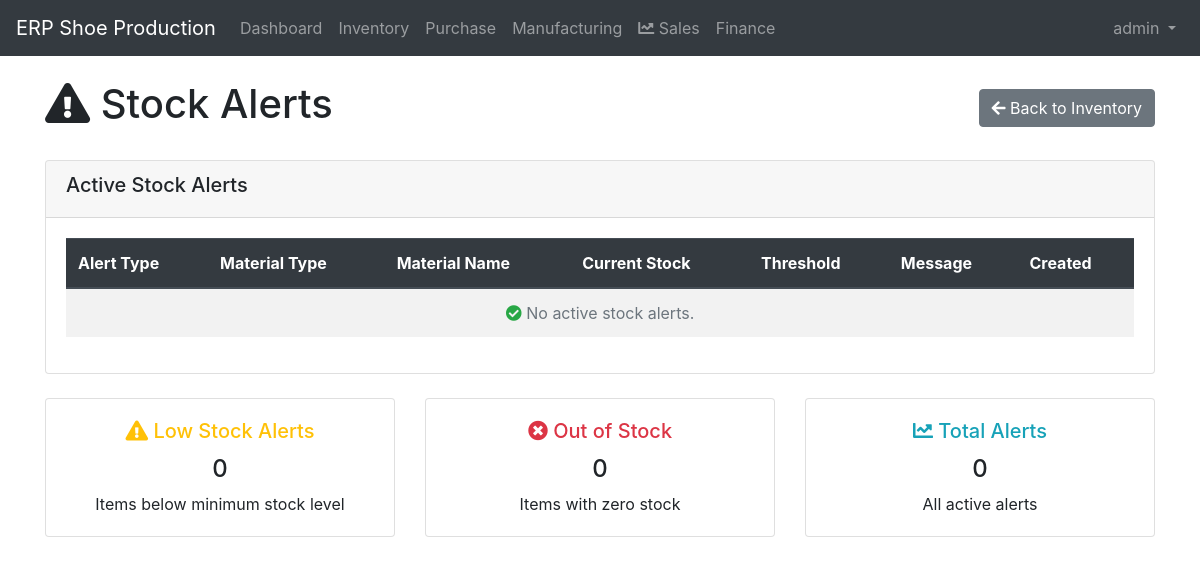
The page /inventory/stock-alerts/ (signed in) on the database as committed earlier.
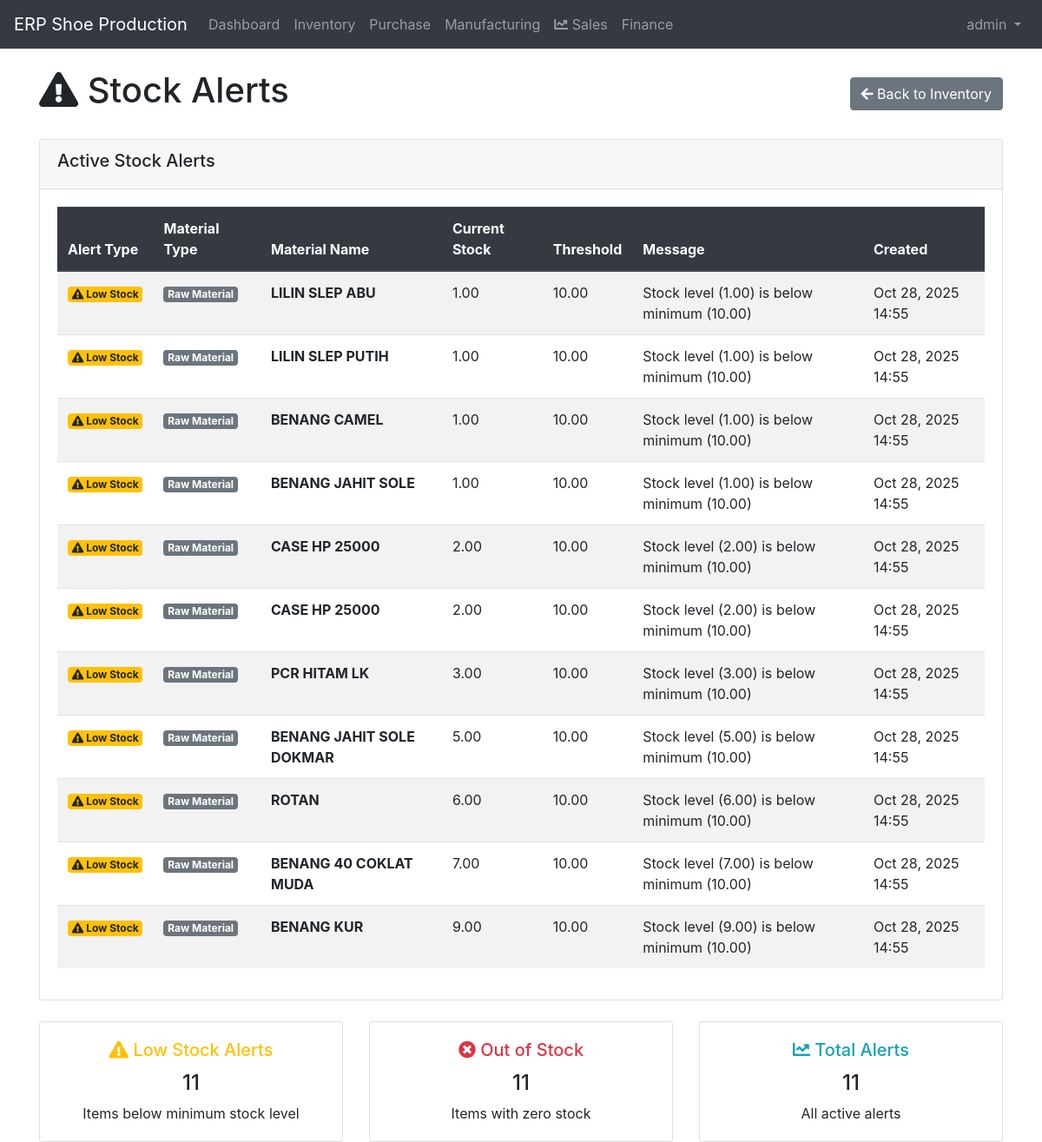
The same page on the database as committed later.
### inventory/models.py (models this page shows, shortened)
class RawMaterial(models.Model):
    UNIT_CHOICES = [
        ('kg', 'Kilogram'),
        ('m', 'Meter'),
        ('pcs', 'Pieces'),
        ('roll', 'Roll'),
        ('sheet', 'Sheet'),
    ]
    code = models.CharField(max_length=20, unique=True)
    name = models.CharField(max_length=200)
    category = models.ForeignKey(MaterialCategory, on_delete=models.CASCADE)
    unit = models.CharField(max_length=10, choices=UNIT_CHOICES)
    description = models.TextField(blank=True)
    minimum_stock = models.DecimalField(max_digits=10, decimal_places=2, default=0)
    current_stock = models.DecimalField(max_digits=10, decimal_places=2, default=0)
    unit_price = models.DecimalField(max_digits=10, decimal_places=2, default=0)
    is_active = models.BooleanField(default=True)
    created_at = models.DateTimeField(auto_now_add=True)
    updated_at = models.DateTimeField(auto_now=True)

### inventory/views.py (the view, shortened to what this page needs)
# urls.py: path('stock-alerts/', views.stock_alert_list, name='stock_alert_list'),
@login_required
def stock_alert_list(request):
    alerts = []
    low_stock_raw = RawMaterial.objects.filter(
        is_active=True,
        current_stock__lte=F('minimum_stock')
    ).order_by('current_stock')
    for material in low_stock_raw:
        alert_type = 'out_of_stock' if material.current_stock <= 0 else 'low_stock'
        message = f"Stock level ({material.current_stock}) is below minimum ({material.minimum_stock})"
        alerts.append({
            'alert_type': alert_type,
            'material_type': 'raw',
            'material_id': material.id,
            'material_name': material.name,
            'current_stock': material.current_stock,
            'threshold': material.minimum_stock,
            'message': message,
            'created_at': material.updated_at,  # Use updated_at as created_at for dynamic alerts
        })
    low_stock_finished = FinishedProduct.objects.filter(
        is_active=True,
        current_stock__lte=F('minimum_stock')
    ).order_by('current_stock')
    alerts.sort(key=lambda x: x['current_stock'])
    paginator = Paginator(alerts, 15)
    page_number = request.GET.get('page')
    page_obj = paginator.get_page(page_number)
    context = {
        'page_obj': page_obj,
        'title': 'Stock Alerts'
    }
    return render(request, 'inventory/stock_alert_list.html', context)

### templates/inventory/stock_alert_list.html (shortened to what the changed rows need)
{% extends 'base.html' %}
{% load bootstrap4 %}
{% block content %}
<div class="row">
    <div class="col-12">
        <div class="d-flex justify-content-between align-items-center mb-4">
            <h1><i class="fas fa-exclamation-triangle"></i> Stock Alerts</h1>
        </div>
    </div>
</div>
<div class="row">
    <div class="col-12">
        <div class="card">
            <div class="card-body">
                <div class="table-responsive">
                    <table class="table table-striped table-hover">
                        <thead class="thead-dark">
                            <tr>
                                <th>Alert Type</th>
                                <th>Material Type</th>
                                <th>Material Name</th>
                                <th>Current Stock</th>
                                <th>Threshold</th>
                                <th>Message</th>
                                <th>Created</th>
                            </tr>
                        </thead>
                        <tbody>
                            {% for alert in page_obj %}
                            <tr>
                                <td>
                                    {% if alert.alert_type == 'low_stock' %}
                                        <span class="badge badge-warning">
                                            <i class="fas fa-exclamation-triangle"></i> Low Stock
                                        </span>
                                    {% elif alert.alert_type == 'out_of_stock' %}
                                        <span class="badge badge-danger">
                                            <i class="fas fa-times-circle"></i> Out of Stock
                                        </span>
                                    {% else %}
                                        <span class="badge badge-info">
                                            <i class="fas fa-info-circle"></i> {{ alert.alert_type|title }}
                                        </span>
                                    {% endif %}
                                </td>
                                <td>
                                    {% if alert.material_type == 'raw' %}
                                        <span class="badge badge-secondary">Raw Material</span>
                                    {% else %}
                                        <span class="badge badge-primary">Finished Product</span>
                                    {% endif %}
                                </td>
                                <td><strong>{{ alert.material_name }}</strong></td>
                                <td>
                                    {% if alert.current_stock <= 0 %}
                                        <span class="text-danger font-weight-bold">{{ alert.current_stock }}</span>
                                    {% else %}
                                        {{ alert.current_stock }}
                                    {% endif %}
                                </td>
                                <td>{{ alert.threshold }}</td>
                                <td>{{ alert.message }}</td>
                                <td>{{ alert.created_at|date:"M d, Y H:i" }}</td>
                            </tr>
                            {% empty %}
                            <tr>
                                <td colspan="7" class="text-center text-muted">
                                    <i class="fas fa-check-circle text-success"></i> No active stock alerts.
                                </td>
                            </tr>
                            {% endfor %}
                        </tbody>
                    </table>
                </div>
            </div>
        </div>
    </div>
</div>
<div class="row mt-4">
    <div class="col-md-4">
        <div class="card text-center">
            <div class="card-body">
                <h5 class="card-title text-warning">
                    <i class="fas fa-exclamation-triangle"></i> Low Stock Alerts
                </h5>
                <p class="card-text h4">{{ page_obj|length }}</p>
                <p class="card-text">Items below minimum stock level</p>
            </div>
        </div>
    </div>
    <div class="col-md-4">
        <div class="card text-center">
            <div class="card-body">
                <h5 class="card-title text-danger">
                    <i class="fas fa-times-circle"></i> Out of Stock
                </h5>
                <p class="card-text h4">{{ page_obj|length }}</p>
                <p class="card-text">Items with zero stock</p>
            </div>
        </div>
    </div>
    <div class="col-md-4">
        <div class="card text-center">
            <div class="card-body">
                <h5 class="card-title text-info">
                    <i class="fas fa-chart-line"></i> Total Alerts
                </h5>
                <p class="card-text h4">{{ page_obj.paginator.count }}</p>
                <p class="card-text">All active alerts</p>
            </div>
        </div>
    </div>
</div>
{% endblock %}

Rows that differ between the two databases and show on the page:
added RawMaterial: material_name "LILIN SLEP ABU", current_stock "1.00", threshold "10.00", created_at "Oct 28, 2025 14:55"
added RawMaterial: material_name "LILIN SLEP PUTIH", current_stock "1.00", threshold "10.00", created_at "Oct 28, 2025 14:55"
added RawMaterial: material_name "BENANG CAMEL", current_stock "1.00", threshold "10.00", created_at "Oct 28, 2025 14:55"
added RawMaterial: material_name "BENANG JAHIT SOLE", current_stock "1.00", threshold "10.00", created_at "Oct 28, 2025 14:55"
added RawMaterial: material_name "CASE HP 25000", current_stock "2.00", threshold "10.00", created_at "Oct 28, 2025 14:55"
added RawMaterial: material_name "CASE HP 25000", current_stock "2.00", threshold "10.00", created_at "Oct 28, 2025 14:55"
added RawMaterial: material_name "PCR HITAM LK", current_stock "3.00", threshold "10.00", created_at "Oct 28, 2025 14:55"
added RawMaterial: material_name "BENANG JAHIT SOLE DOKMAR", current_stock "5.00", threshold "10.00", created_at "Oct 28, 2025 14:55"
added RawMaterial: material_name "ROTAN", current_stock "6.00", threshold "10.00", created_at "Oct 28, 2025 14:55"
added RawMaterial: material_name "BENANG 40 COKLAT MUDA", current_stock "7.00", threshold "10.00", created_at "Oct 28, 2025 14:55"
added RawMaterial: material_name "BENANG KUR", current_stock "9.00", threshold "10.00", created_at "Oct 28, 2025 14:55"
Other text that changed with them:
{{ page_obj|length }}: "0" → "11"
{{ page_obj.paginator.count }}: "0" → "11"
new list line: "Low Stock Raw Material Stock level (1.00) is below minimum (10.00)"
new list line: "Low Stock Raw Material Stock level (2.00) is below minimum (10.00)"
new list line: "Low Stock Raw Material Stock level (3.00) is below minimum (10.00)"
new list line: "Low Stock Raw Material Stock level (5.00) is below minimum (10.00)"
new list line: "Low Stock Raw Material Stock level (6.00) is below minimum (10.00)"
new list line: "Low Stock Raw Material Stock level (7.00) is below minimum (10.00)"
new list line: "Low Stock Raw Material Stock level (9.00) is below minimum (10.00)"
text no longer shown: "No active stock alerts."
